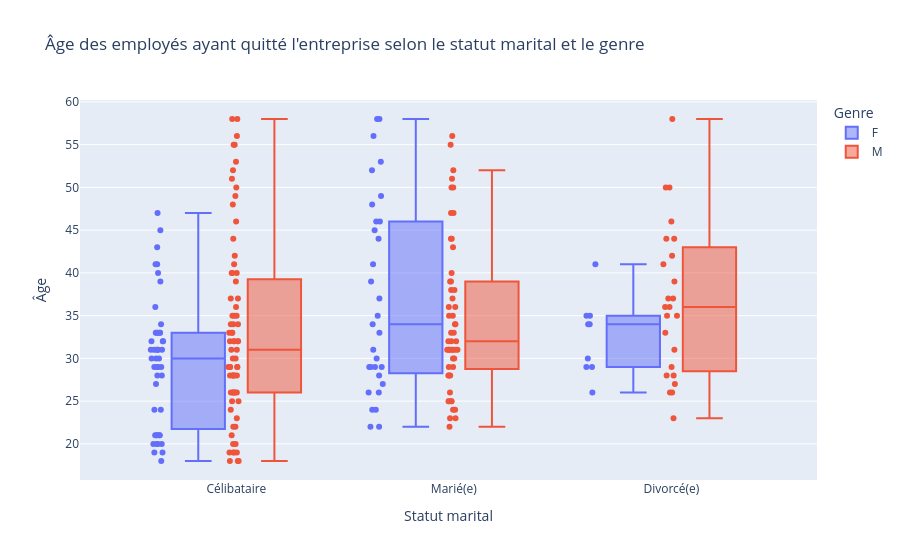

Notebook source saved alongside this figure:
### Markdown cell above
<h3>4.2.5 Combinasion</h3>

### Code cell
fig = px.box(
    df_quitte,
    x="statut_marital",
    y="age",
    color="genre",
    points="all",
    hover_data=[
        "statut_marital",
        "genre",
        "age"
    ],
    title="Âge des employés ayant quitté l'entreprise selon le statut marital et le genre"
)

fig.update_layout(
    xaxis_title="Statut marital",
    yaxis_title="Âge",
    legend_title="Genre"
)

fig.show()

### Figure 1 — Plotly figure (JSON) as saved in the notebook; plotly's stock layout.template omitted (floating-point values rounded to 4 significant figures; data arrays with more than 128 entries replaced by an {"elided": "..."} marker saying what was removed)
{"data": [{"alignmentgroup": "True", "boxpoints": "all", "customdata": [["F"], ["F"], ["F"], ["F"], ["F"], ["F"], ["F"], ["F"], ["F"], ["F"], ["F"], ["F"], ["F"], ["F"], ["F"], ["F"], ["F"], ["F"], ["F"], ["F"], ["F"], ["F"], ["F"], ["F"], ["F"], ["F"], ["F"], ["F"], ["F"], ["F"], ["F"], ["F"], ["F"], ["F"], ["F"], ["F"], ["F"], ["F"], ["F"], ["F"], ["F"], ["F"], ["F"], ["F"], ["F"], ["F"], ["F"], ["F"], ["F"], ["F"], ["F"], ["F"], ["F"], ["F"], ["F"], ["F"], ["F"], ["F"], ["F"], ["F"], ["F"], ["F"], ["F"], ["F"], ["F"], ["F"], ["F"], ["F"], ["F"], ["F"], ["F"], ["F"], ["F"], ["F"], ["F"], ["F"], ["F"], ["F"], ["F"], ["F"], ["F"], ["F"], ["F"], ["F"], ["F"], ["F"], ["F"]], "hovertemplate": "genre=%{customdata[0]}<br>statut_marital=%{x}<br>age=%{y}<extra></extra>", "legendgroup": "F", "marker": {"color": "#636efa"}, "name": "F", "notched": false, "offsetgroup": "F", "orientation": "v", "showlegend": true, "type": "box", "x": ["Célibataire", "Célibataire", "Marié(e)", "Célibataire", "Marié(e)", "Marié(e)", "Marié(e)", "Célibataire", "Célibataire", "Célibataire", "Marié(e)", "Célibataire", "Célibataire", "Marié(e)", "Marié(e)", "Célibataire", "Célibataire", "Célibataire", "Célibataire", "Divorcé(e)", "Marié(e)", "Divorcé(e)", "Divorcé(e)", "Marié(e)", "Marié(e)", "Célibataire", "Célibataire", "Célibataire", "Marié(e)", "Célibataire", "Marié(e)", "Marié(e)", "Divorcé(e)", "Divorcé(e)", "Célibataire", "Célibataire", "Marié(e)", "Divorcé(e)", "Célibataire", "Célibataire", "Marié(e)", "Célibataire", "Célibataire", "Marié(e)", "Marié(e)", "Célibataire", "Célibataire", "Célibataire", "Célibataire", "Célibataire", "Marié(e)", "Marié(e)", "Célibataire", "Marié(e)", "Célibataire", "Célibataire", "Célibataire", "Marié(e)", "Divorcé(e)", "Célibataire", "Marié(e)", "Célibataire", "Marié(e)", "Célibataire", "Célibataire", "Célibataire", "Célibataire", "Célibataire", "Célibataire", "Marié(e)", "Célibataire", "Célibataire", "Célibataire", "Divorcé(e)", "Marié(e)", "Célibataire", "Marié(e)", "Divorcé(e)", "Célibataire", "Célibataire", "Marié(e)", "Marié(e)", "Marié(e)", "Marié(e)", "Célibataire", "Célibataire", "Marié(e)"], "x0": " ", "xaxis": "x", "y": [41, 32, 41, 20, 56, 58, 31, 32, 19, 41, 29, 30, 30, 33, 39, 21, 33, 21, 24, 34, 29, 34, 26, 24, 45, 24, 28, 47, 29, 33, 49, 26, 35, 29, 20, 21, 22, 41, 40, 29, 30, 20, 30, 37, 52, 36, 20, 21, 33, 33, 29, 28, 43, 24, 19, 45, 21, 44, 29, 31, 58, 31, 35, 27, 29, 31, 31, 39, 31, 34, 29, 34, 31, 35, 53, 18, 48, 30, 29, 33, 22, 26, 46, 46, 28, 32, 27], "y0": " ", "yaxis": "y"}, {"alignmentgroup": "True", "boxpoints": "all", "customdata": {"elided": "150x1 str values"}, "hovertemplate": "genre=%{customdata[0]}<br>statut_marital=%{x}<br>age=%{y}<extra></extra>", "legendgroup": "M", "marker": {"color": "#EF553B"}, "name": "M", "notched": false, "offsetgroup": "M", "orientation": "v", "showlegend": true, "type": "box", "x": {"elided": "150 str values"}, "x0": " ", "xaxis": "x", "y": {"elided": "150 int values"}, "y0": " ", "yaxis": "y"}], "layout": {"boxmode": "group", "legend": {"title": {"text": "Genre"}, "tracegroupgap": 0}, "title": {"text": "Âge des employés ayant quitté l'entreprise selon le statut marital et le genre"}, "xaxis": {"anchor": "y", "domain": [0, 1], "title": {"text": "Statut marital"}}, "yaxis": {"anchor": "x", "domain": [0, 1], "title": {"text": "Âge"}}}}
